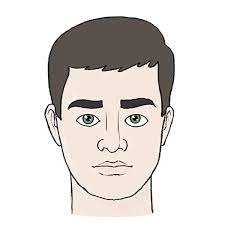
#> input picture HW4/face.jpg, 225 x 225 px
$ jupyter execute Q3.ipynb
#> lines starting #> are read from the running program, lines starting #| are printed output that depends on the picture
# Q3

[cell 1]
import cv2
import numpy as np
import matplotlib.pyplot as plt
import math

[cell 2]
image = cv2.imread('face.jpg')[:,:,::-1]

[cell 3]
plt.imshow(image)

[cell 4]
def similar_colors(rgb1, rgb2, threshold=50):
    # Convert RGB colors to LAB colors
    lab1 = rgb_to_lab(rgb1)
    lab2 = rgb_to_lab(rgb2)

    # Calculate the Euclidean distance between the LAB values
    delta_e = math.sqrt((lab1[0]-lab2[0])**2 + (lab1[1]-lab2[1])**2 + (lab1[2]-lab2[2])**2)

    # Return True if the Euclidean distance is below the threshold
    return delta_e <= threshold

def rgb_to_lab(rgb):
    # Convert RGB values to the LAB color space using the sRGB color space as a reference white point
    r = rgb[0] / 255.0
    g = rgb[1] / 255.0
    b = rgb[2] / 255.0

    # Apply a gamma correction to the RGB values
    r = pow((r + 0.055) / 1.055, 2.4) if r > 0.04045 else r / 12.92
    g = pow((g + 0.055) / 1.055, 2.4) if g > 0.04045 else g / 12.92
    b = pow((b + 0.055) / 1.055, 2.4) if b > 0.04045 else b / 12.92

    # Convert the RGB values to the XYZ color space
    x = r * 0.4124 + g * 0.3576 + b * 0.1805
    y = r * 0.2126 + g * 0.7152 + b * 0.0722
    z = r * 0.0193 + g * 0.1192 + b * 0.9505

    # Convert the XYZ values to the LAB color space using the D65 white point reference
    x /= 0.95047
    y /= 1.00000
    z /= 1.08883

    x = pow(x, 1/3) if x > 0.008856 else (7.787 * x) + (16/116)
    y = pow(y, 1/3) if y > 0.008856 else (7.787 * y) + (16/116)
    z = pow(z, 1/3) if z > 0.008856 else (7.787 * z) + (16/116)

    l = (116 * y) - 16
    a = 500 * (x - y)
    b = 200 * (y - z)

    return (l, a, b)

[cell 5]
def areSameColors(image, x1, y1, x2, y2, thresh):
    r1,g1,b1 = image[x1, y1]
    r2,g2,b2 = image[x2, y2]
    return similar_colors((r1,g1,b1), (r2,g2,b2), thresh)
    # if (r2-r1)**2 + (g2-g1)**2 + (b2-b1)**2 < 1500:
    #     return True
    # return False


def BFS(original_image, image, x, y, color, thresh):
#> called with x = 112, y = 112, thresh = 10
    visited = [[False] * image.shape[1] for i in range(image.shape[0])]
    queue = [(x,y)]
    visited[x][y] = True
    image[x, y] = color
    w, h = image.shape[0], image.shape[1]
#> w = 225; h = 225
    while(len(queue) > 0):
        i, j = queue.pop(0)
        if(i+1 < w and (not visited[i+1][j]) and areSameColors(original_image, x, y, i+1, j, thresh)):
            image[i+1, j] = color
            visited[i+1][j] = True
            queue.append((i+1, j))
        if(i-1 >= 0 and (not visited[i-1][j]) and areSameColors(original_image, x, y, i-1, j, thresh)):
            image[i-1, j] = color
            visited[i-1][j] = True
            queue.append((i-1, j))
        if(j+1 < h and (not visited[i][j+1]) and areSameColors(original_image, x, y, i, j+1, thresh)):
            image[i, j+1] = color
            visited[i][j+1] = True
            queue.append((i, j+1))
        if(j-1 >= 0 and (not visited[i][j-1]) and areSameColors(original_image, x, y, i, j-1, thresh)):
            image[i, j-1] = color
            visited[i][j-1]
            queue.append((i, j-1))
#> this loop made 84304 passes
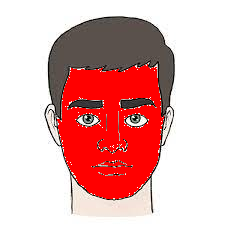
#> image: shape (225, 225, 3); mean R, G, B 225.7, 174.1, 172.8

[cell 6]
def segment(image, x, y, color, thresh):
    segmented_image = image.copy()
    BFS(image, segmented_image, x, y, color, thresh)
    return segmented_image

[cell 7]
segmented_image_face = segment(image, image.shape[0]//2, image.shape[1]//2, [255,0,0], 10)
segmented_image_hair = segment(segmented_image_face, 50,100, [0,255,0], 10)
#> call 2 of BFS, with x = 50, y = 100, thresh = 10
#> after the loop in BFS (call 2), `while(len(queue) > 0):`:
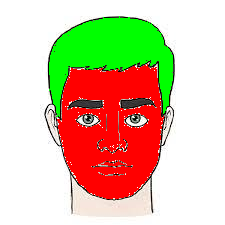
#> image: shape (225, 225, 3); mean R, G, B 215.3, 194.3, 163.9
segmented_image_neck = segment(segmented_image_hair, 200, 85, [0,0,255], 8)
#> call 3 of BFS, with x = 200, y = 85, thresh = 8
#> after the loop in BFS (call 3), `while(len(queue) > 0):`:
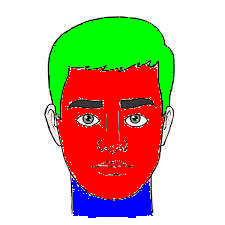
#> image: shape (225, 225, 3); mean R, G, B 206.9, 186.2, 165.1
segmented_image_all = segment(segmented_image_neck, 10,10, [84,4,140], 7)
#> call 4 of BFS, with x = 10, y = 10, thresh = 7
#> after the loop in BFS (call 4), `while(len(queue) > 0):`:
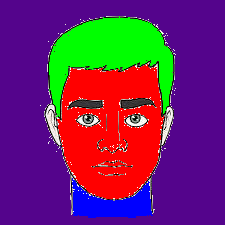
#> image: shape (225, 225, 3); mean R, G, B 107.6, 40.5, 98.4
